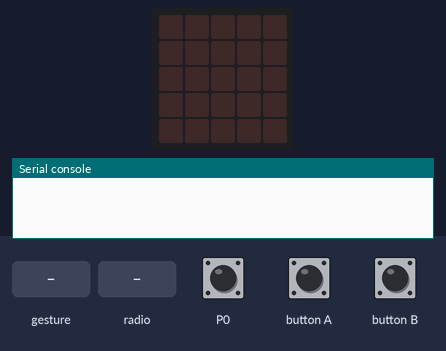
Bench run of a program on a simulated BBC micro:bit (MakeCode). Parts: the board's 5×5 LED display, the last lines printed to the serial console. Inputs (shaded band) come from the test bench. No radio messages arrive unless stated (any console line starting 'radio sent:' is added by the test bench); a tilt is held for 1.5 s and a shake lasts 1 s, then the board lies face up again.

Above: at 1.2 s.
1.3 s: button A pressed for 0.15 s
At 2.3 s:
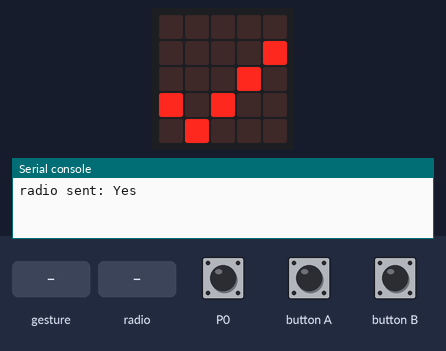
4.0 s: button B pressed for 0.15 s
At 4.5 s:
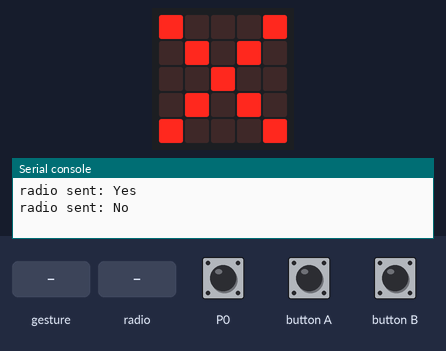
6.7 s: gesture 'shake'
At 7.3 s:
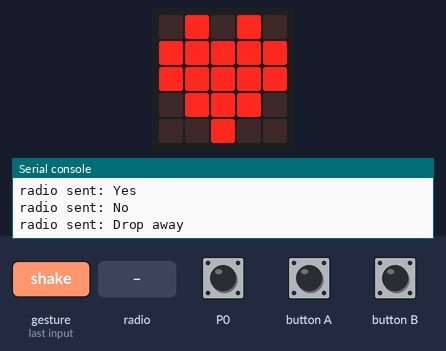
8.4 s: radio message "Drop away " arrives
At 9.5 s:
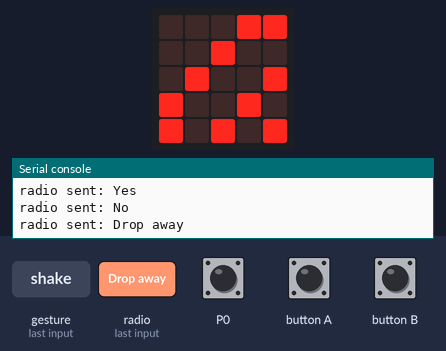
9.9 s: radio message "Yes" arrives
At 11.5 s:
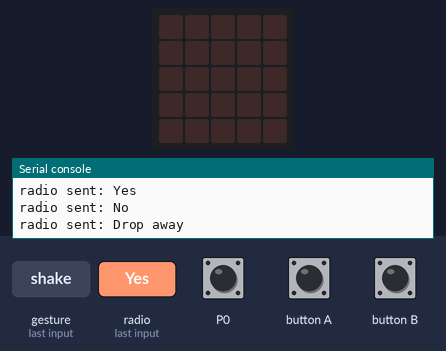
12.5 s: radio message "Heart" arrives
At 13.9 s:
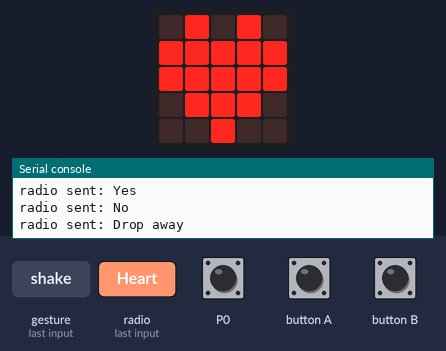
Timing chart, 0 to 15.0 s (numbered marks = the images above; inputs shaded):
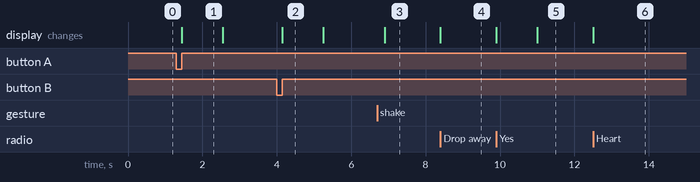

The program:

main.ts
```typescript
input.onButtonPressed(Button.A, function () {
    radio.sendString("Yes")
    basic.showIcon(IconNames.Yes)
    basic.pause(500)
    basic.clearScreen()
})
input.onGesture(Gesture.Shake, function () {
    if (input.buttonIsPressed(Button.A)) {
        radio.sendString("No")
        basic.showIcon(IconNames.No)
        basic.pause(500)
        basic.clearScreen()
    } else if (input.buttonIsPressed(Button.B)) {
        radio.sendString("Yes")
        basic.showIcon(IconNames.Yes)
        basic.pause(500)
        basic.clearScreen()
    } else if (input.pinIsPressed(TouchPin.P0)) {
        radio.sendString("Heart")
        basic.showLeds(`
            . . . # #
            . . # . .
            . # . . #
            # . . # .
            # . # . #
            `)
    } else {
        radio.sendString("Drop away ")
        basic.showIcon(IconNames.Heart)
    }
})
radio.onReceivedString(function (receivedString) {
    if (receivedString == "Yes") {
        basic.showIcon(IconNames.Yes)
        basic.pause(500)
        basic.clearScreen()
    } else if (receivedString == "No") {
        basic.showIcon(IconNames.No)
        basic.pause(500)
        basic.clearScreen()
    } else if (receivedString == "Heart") {
        basic.showIcon(IconNames.Heart)
    } else if (receivedString == "Drop away ") {
        basic.showLeds(`
            . . . # #
            . . # . .
            . # . . #
            # . . # .
            # . # . #
            `)
    }
})
input.onButtonPressed(Button.B, function () {
    radio.sendString("No")
    basic.showIcon(IconNames.No)
    basic.pause(500)
    basic.clearScreen()
})
radio.setGroup(7)
```

test.ts
```typescript
// テストはここに来ます。このパッケージが拡張機能として使用されるときにはコンパイルされません。
```

Measured:
- after the input at 1.3 s, the display: changes after 0.15 s (image 1)
- after the input at 4.0 s, the display: changes after 0.15 s (image 2)
- after the input at 6.7 s, the display: changes after 0.20 s (image 3)
- after the input at 8.4 s, the display: changes at once (image 4)
- after the input at 9.9 s, the display: first changes at once (image 5 shows a later state)
- after the input at 12.5 s, the display: changes at once (image 6)
- what the display in image 1 shows lasts 1.1 s, from 1.5 s to 2.6 s
